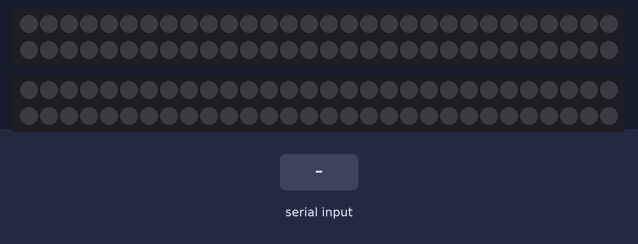
The sketch below on a simulated Arduino Uno, built with avr-gcc and run on an emulated ATmega328P. On the bench: 2 × 60 RGB LEDs in strip order, left to right, continuing on the next row. Inputs (shaded band) come from the test bench. Dim RGB values are drawn brighter than linear; what the sketch prints to the serial monitor is not drawn.

Above: at 1.0 s.
1.1 s: "90,45," received over Serial
3.7 s: "30,150," received over Serial
At 5.9 s:
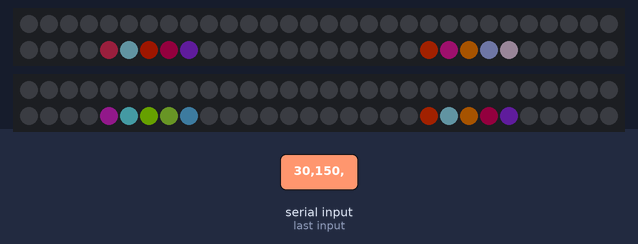
6.2 s: "5," received over Serial
At 8.4 s:
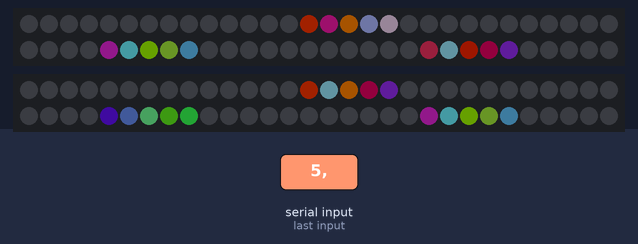
8.7 s: "30,150," received over Serial
At 10.9 s:
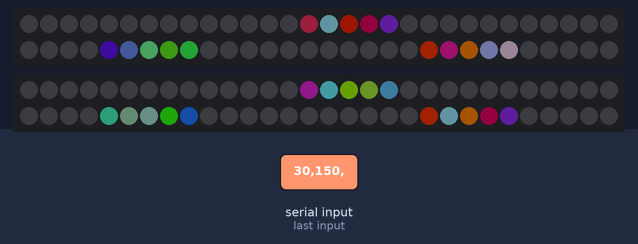
11.2 s: "5," received over Serial
At 13.4 s:
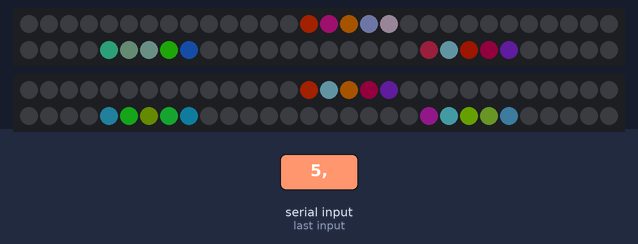
13.7 s: "30,150," received over Serial
At 15.0 s:
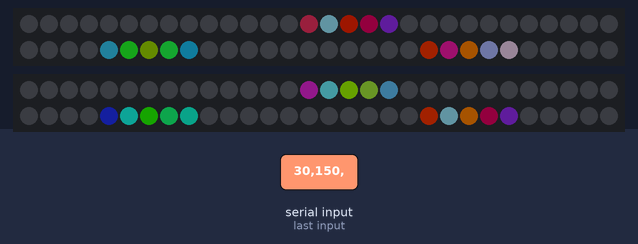
Timing chart, 0 to 16.7 s (numbered marks = the images above; inputs shaded):
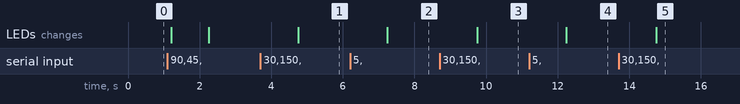

Measured:
- after the input at 3.7 s, the LEDs: change after 1.1 s (image 1)
- after the input at 6.2 s, the LEDs: change after 1.0 s (image 2)
- after the input at 8.7 s, the LEDs: change after 1.1 s (image 3)
- after the input at 11.2 s, the LEDs: change after 1.0 s (image 4)
- after the input at 13.7 s, the LEDs: change after 1.1 s (image 5)

The sketch:

CinderToPixel.ino
```cpp
#include <Adafruit_NeoPixel.h>

#define PIN 6
#define PIN2 8
Adafruit_NeoPixel strip = Adafruit_NeoPixel(60, PIN, NEO_GRB + NEO_KHZ800);
Adafruit_NeoPixel strip2 = Adafruit_NeoPixel(60, PIN2, NEO_GRB + NEO_KHZ800);

String incomingString;

uint8_t yPix;
uint8_t xPix;

void setup() {
  // initialize serial
  Serial.begin(9600);

  // serial handshake
  establishContact();

  // set briteness and initialize all pixel strips
  strip.setBrightness(40);
  strip2.setBrightness(40);
  strip.begin();
  strip2.begin();
  strip.show();
  strip2.show();
}

void loop() {
   while (Serial.available() > 0) {
     //serial recieved in this format "0.923769,0.519444"
     //put incomingString into an char array for both x and y
      incomingString = Serial.readStringUntil(',');
      char xVal[incomingString.length()+1];
      incomingString.toCharArray(xVal, sizeof(xVal));
      incomingString = Serial.readStringUntil('\n');
      char yVal[incomingString.length()+1];
      incomingString.toCharArray(yVal, sizeof(yVal));

      float x = atof(xVal);
      float y = atof(yVal);

      //scale x to pixelStrip length
      xPix = 60 - (int) (x*60);
      //throw out any garbage numbers
      if(xPix<60 && xPix>0){
          Serial.println(xPix);
          ballFollow( strip.Color(255,127,0), xPix);
      }
   }
}

void establishContact() {                                //serial handshake to insure cinder connects to the arduino
    while (Serial.available() <= 0) {
        Serial.print('*');   // send a capital A
        delay(300);
      }
}


//this function created some nice light trails as the the ball moved up and down the x axis

void ballFollow( uint32_t c, uint8_t pixNum){
   for (int i = 0; i < pixNum; i++){
        strip.setPixelColor(pixNum, c);
        strip.setPixelColor(pixNum+1, c*.9);
        strip.setPixelColor(pixNum+2, c*.83);
        strip.setPixelColor(pixNum-1, c*9);
        strip.setPixelColor(pixNum-2, c*83);
        strip.setPixelColor(i, strip.getPixelColor(i)*.75);
        strip2.setPixelColor(pixNum, c);
        strip2.setPixelColor(pixNum+1, c*.9);
        strip2.setPixelColor(pixNum+2, c*.83);
        strip2.setPixelColor(pixNum-1, c*9);
        strip2.setPixelColor(pixNum-2, c*83);
        strip2.setPixelColor(i, strip.getPixelColor(i)*.75);
   }
   for (int i = strip.numPixels(); i > pixNum; i--){
       strip.setPixelColor(i, strip.getPixelColor(i)*.75);
       strip2.setPixelColor(i, strip.getPixelColor(i)*.75);
   }
   strip.show();
   strip2.show();
}
```
